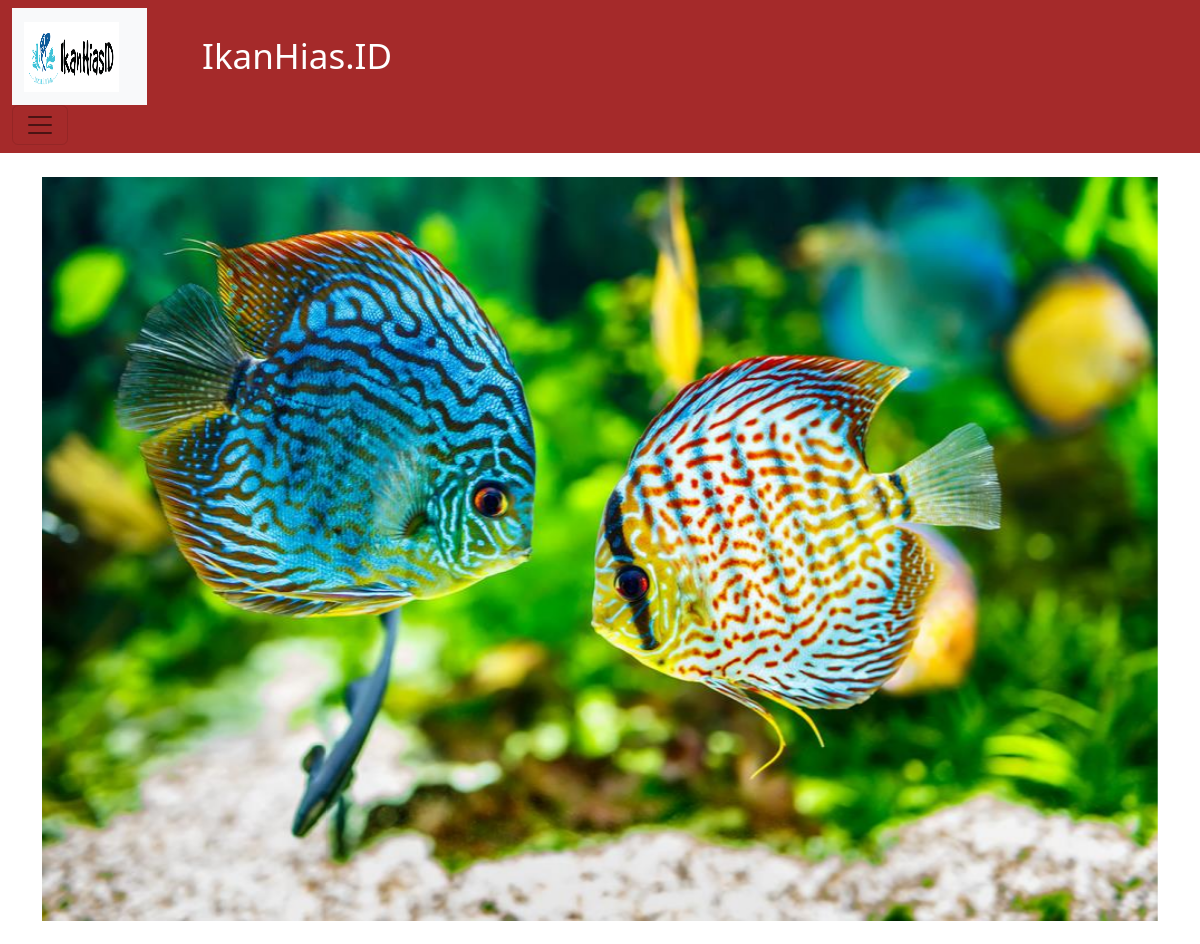
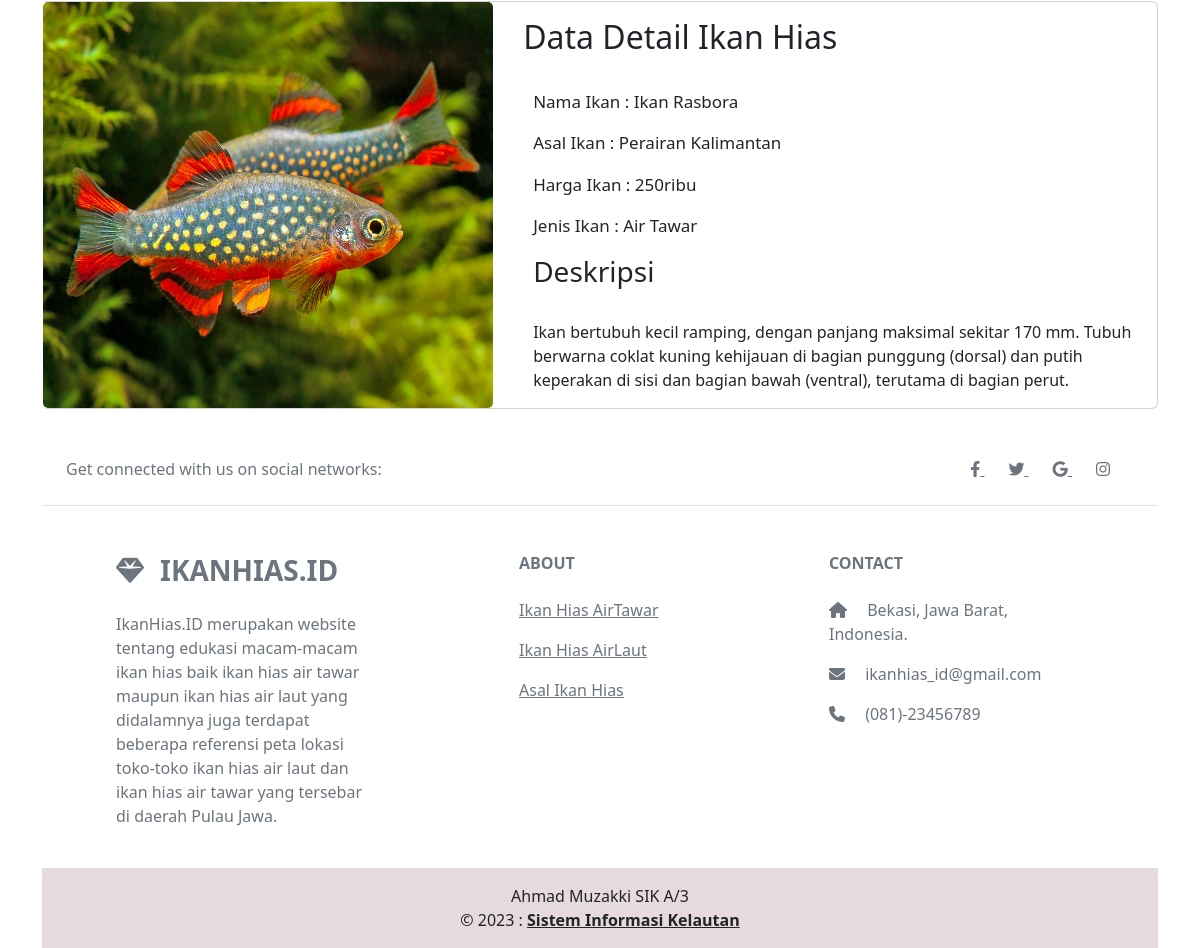
/halamandata/2 (signed in), run on the app's committed database (2 pictures, top to bottom).
### ikanhias_app/models.py (models this page shows, shortened)
class ikan_hias(models.Model):
    nama_ikan = models.CharField(max_length=50)
    asal_ikan = models.CharField(max_length=40)
    harga = models.IntegerField(null=True)
    gambar = models.CharField(max_length=70, null=True)
    jenis_id = models.ForeignKey(jenis, on_delete=models.CASCADE, null=True)
    penjelasan = models.TextField(null=True)

class jenis(models.Model):
    nama = models.CharField(max_length=9)
    keterangan = models.TextField()
    def __str__(self):
        return self.nama

### ikanhias_app/views.py (the view)
# urls.py: path("halamandata/<int:id>", halamanaksi),
@login_required(login_url=settings.LOGIN_URL)
def halamanaksi(request, id):
    fish = ikan_hias.objects.get(pk=id)
    data = {
        'Title' : "Halaman Detail Ikan Hias",
        'Heading' : "Data Detail Ikan Hias",
        'fish' : fish,
    }
    return render(request, "halamanaksi.html", data)

### ikanhias_app/templates/halamanaksi.html
{% extends 'base.html' %}
{% load static %}
{% block content %}
<div class="card">
    <div class="row no-gutters">
        <div class="col-md-5" style="background: white;">
            <img src=" {% static fish.gambar %}" class="card-img h-100" width = "140" alt="...">
        </div>
        <div class="col-md-7">
            <div class="card-body">
                <h2 class="card-title" style="margin-left: -10px;">{{Heading}}</h2><br>
                <p class="card-text" style="font-size: 17px;">Nama Ikan : {{fish.nama_ikan}}</p>
                <p class="card-text" style="font-size: 17px;"> Asal Ikan : {{fish.asal_ikan}}</p>
                <p class="card-text" style="font-size: 17px;">Harga Ikan : {{fish.harga}}ribu</p>
                <p class="card-text" style="font-size: 17px;">Jenis Ikan : {{fish.jenis_id}}</p>
                <h3 class="card-title">Deskripsi</h3><br>
                <a>{{fish.penjelasan}}</a>
            </div>
        </div>
    </div>
</div>
{% endblock %}

### data on the page
ikan_hias: gambar (picture), nama_ikan "Ikan Rasbora", asal_ikan "Perairan Kalimantan", harga "250", jenis_id "Air Tawar", penjelasan "Ikan bertubuh kecil ramping, dengan panjang maksimal sekitar 170 mm. Tubuh berwarna coklat kuning kehijauan di bagian punggung (dorsal) dan putih keperakan di sisi dan bagian bawah (ventral), terutama di bagian perut."

### other printed values
{{ Heading }} "Data Detail Ikan Hias"
